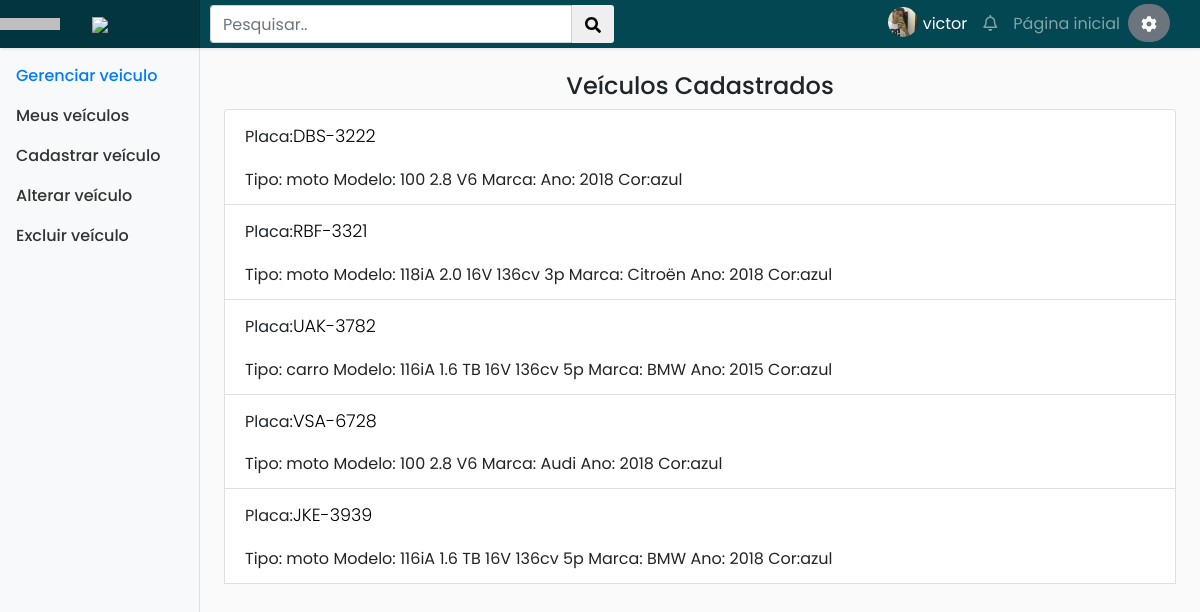
The page /form_veiculo.php (signed in) on the database its author committed.
### tables this page shows
CREATE TABLE `veiculo` (
  `cod_veiculo` int(11) NOT NULL,
  `modelo` varchar(100) NOT NULL,
  `cor` varchar(50) NOT NULL,
  `ano` varchar(50) NOT NULL,
  `descricao` varchar(200) NOT NULL,
  `placa` varchar(200) NOT NULL,
  `cod_cliente` int(11) NOT NULL,
  `marca` varchar(200) NOT NULL,
  `tipo` varchar(200) NOT NULL
);

### form_veiculo.php (the view, shortened to what this page needs)
<?php
if(!isset($_SESSION["system_control"]))
{
  ?>
  <script>
    alert("Acesso Inválido!");
    document.location.href="login.php";
  </script>
  <?php
}
else{
  $system_control = $_SESSION["system_control"];
  $privilegio = $_SESSION["privilegio"];
  $cod_cliente = $_SESSION["cod_cliente"];
  if($system_control == 1 && $privilegio == 0){
    require('connect.php');
    $sql_veiculo ="SELECT * FROM `veiculo` WHERE `cod_cliente` = $cod_cliente" ;
    $veiculo_resultado = mysqli_query($conn,$sql_veiculo);
    ?>
    <!DOCTYPE html>
    <html>
    <head>
      <link rel="stylesheet" href="scss/main.css">
      <link rel="stylesheet" type="text/css" href="css/style.css">
  </head>
  <body>
      <div class="container-fluid">
        <div class="row">
          <nav class="col-md-2 d-none d-md-block bg-light sidebar">
            <div class="sidebar-sticky">
              <ul class="nav flex-column">
                <li class="nav-item">
                  <a class="nav-link active" href="#">
                    Gerenciar veiculo <span class="sr-only">(current)</span>
                  </a>
                </li>
                <li class="nav-item">
                  <a class="nav-link" id="aparecer2" href="#">Meus veículos</a>
                </li>
                <li class="nav-item">
                  <a class="nav-link" href="#" id="aparecer" >Cadastrar veículo
                  </a>
                </li>
                <li class="nav-item">
                  <a class="nav-link" href="#" id="btnalterar" >Alterar veículo
                  </a>
                </li>
                <li class="nav-item">
                  <a class="nav-link" href="#" id="btnexcluir" >Excluir veículo
                  </a>
                </li>
              </ul>
            </div>
          </nav>
          <main role="main" class="col-md-9 ml-sm-auto col-lg-10 px-4">
            <div class="row">
              <div class="col">
                <div class="row">
                          </div>
                        </div>
                            </div>
                            <div class="col-sm" id="escondido2" style="display: block;"><br>
                              <center>
                                <h4 id="titulo">Veículos Cadastrados</h4>
                                <ul style="text-align: left;" class="list-group">
                                  <?php
                                  $x = 0;
                                  while ($vetor_veiculo = mysqli_fetch_array($veiculo_resultado)) {
                                    echo "<li class='list-group-item itens'>Placa:<p style='display:inline-block;'  class='placa'> " . $vetor_veiculo['placa']. "</p>".$vetor_veiculo['']."".$x."<br> Tipo: ". $vetor_veiculo['tipo']."  Modelo:  " . $vetor_veiculo['modelo']. " Marca: ".$vetor_veiculo['marca']." Ano: ".$vetor_veiculo['ano']."  Cor:".$vetor_veiculo['cor']."
                                    <div style='display:none;' id='oi".$x."' class='semvergonha info test".$x."'>
                                    <form method='POST' action='cadastrar_veiculo.php'>
                                    <input type='hidden' name='codigo' value=".$vetor_veiculo['cod_veiculo'].">
                                    <div class='col-4'> Placa:<input value='".$vetor_veiculo['placa']."' type='text' class='form-control inplaca placa' id='placa' name='placa' required></div>
                                    <input type='hidden' value='".$vetor_veiculo['cor']."' name='altera_cor'>
                                    <input type='hidden' value='".$vetor_veiculo['ano']."' name='altera_ano'>
                                    <input type='hidden' value='".$vetor_veiculo['tipo']."' name='altera_tipo'>
                                    <select name='tipo' class='form-control tipo_alterar' id='tipo".$x."' required>
                                    </select>
                                    <input type='hidden' value='".$vetor_veiculo['marca']."' name='altera_marca'>
                                    <input type='hidden' value='".$vetor_veiculo['modelo']."' name='altera_modelo'>
                                    </form> </div>
                                    </div>
                                    </div>
                                    </li>
                                    ";
                                    $x = $x + 1 ;
                                  }
                                  ?>
</body>
</html>
  <?php
}
}
?>

### css/style.css (style rules this page uses)
body { font-family: 'Poppins', sans-serif; background: #fafafa; }
p { font-family: 'Poppins', sans-serif; font-size: 1.1em; font-weight: 300; line-height: 1.7em; color: #000; }
a, a:hover, a:focus { color: inherit; text-decoration: none; transition: all 0.3s; }
.navbar { padding: 15px 10px; background: #fff; border: none; border-radius: 0; margin-bottom: 40px; box-shadow: 1px 1px 3px rgba(0, 0, 0, 0.1); }

### css/dashboard.css (style rules this page uses)
.sidebar { position: fixed; top: 0; bottom: 0; left: 0; z-index: 100; padding: 48px 0 0; box-shadow: inset -1px 0 0 rgba(0, 0, 0, .1); }
.sidebar-sticky { position: relative; top: 0; height: calc(100vh - 48px); padding-top: .5rem; overflow-x: hidden; overflow-y: auto; }
.sidebar .nav-link { font-weight: 500; color: #333; }
.sidebar .nav-link.active { color: #007bff; }
[role="main"] { padding-top: 48px; }
.navbar-brand { padding-top: .75rem; padding-bottom: .75rem; font-size: 1rem; background-color: rgba(0, 0, 0, .25); box-shadow: inset -1px 0 0 rgba(0, 0, 0, .25); }

### form_veiculo.php (style rules this page uses)
.placa { text-transform: uppercase; }

### rows shown on the page
veiculo: placa "DBS-3222", tipo "moto", modelo "100 2.8 V6", ano "2018", cor "azul"
veiculo: placa "RBF-3321", tipo "moto", modelo "118iA 2.0 16V 136cv 3p", marca "Citroën", ano "2018", cor "azul"
veiculo: placa "UAK-3782", tipo "carro", modelo "116iA 1.6 TB 16V 136cv 5p", marca "BMW", ano "2015", cor "azul"
veiculo: placa "VSA-6728", tipo "moto", modelo "100 2.8 V6", marca "Audi", ano "2018", cor "azul"
veiculo: placa "JKE-3939", tipo "moto", modelo "116iA 1.6 TB 16V 136cv 5p", marca "BMW", ano "2018", cor "azul"
